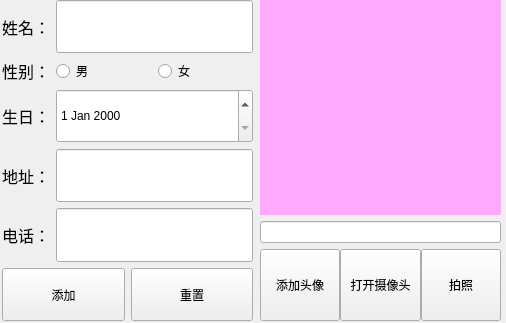
<?xml version="1.0" encoding="UTF-8"?>
<ui version="4.0">
 <class>registerWin</class>
 <widget class="QWidget" name="registerWin">
  <property name="geometry">
   <rect>
    <x>0</x>
    <y>0</y>
    <width>506</width>
    <height>323</height>
   </rect>
  </property>
  <property name="windowTitle">
   <string>Form</string>
  </property>
  <widget class="QWidget" name="layoutWidget">
   <property name="geometry">
    <rect>
     <x>260</x>
     <y>0</y>
     <width>241</width>
     <height>321</height>
    </rect>
   </property>
   <layout class="QVBoxLayout" name="verticalLayout_2" stretch="3,1,1">
    <item>
     <widget class="QLabel" name="labHeader">
      <property name="styleSheet">
       <string notr="true">background-color: rgb(255, 170, 255);</string>
      </property>
      <property name="text">
       <string/>
      </property>
     </widget>
    </item>
    <item>
     <widget class="QLineEdit" name="lineEditSavePath"/>
    </item>
    <item>
     <layout class="QHBoxLayout" name="horizontalLayout_7">
      <property name="spacing">
       <number>0</number>
      </property>
      <item>
       <widget class="QPushButton" name="btnAddHeader">
        <property name="sizePolicy">
         <sizepolicy hsizetype="Expanding" vsizetype="Expanding">
          <horstretch>0</horstretch>
          <verstretch>0</verstretch>
         </sizepolicy>
        </property>
        <property name="text">
         <string>添加头像</string>
        </property>
       </widget>
      </item>
      <item>
       <widget class="QPushButton" name="btnOpenCamera">
        <property name="sizePolicy">
         <sizepolicy hsizetype="Expanding" vsizetype="Expanding">
          <horstretch>0</horstretch>
          <verstretch>0</verstretch>
         </sizepolicy>
        </property>
        <property name="text">
         <string>打开摄像头</string>
        </property>
       </widget>
      </item>
      <item>
       <widget class="QPushButton" name="btnPhotograph">
        <property name="sizePolicy">
         <sizepolicy hsizetype="Expanding" vsizetype="Expanding">
          <horstretch>0</horstretch>
          <verstretch>0</verstretch>
         </sizepolicy>
        </property>
        <property name="text">
         <string>拍照</string>
        </property>
       </widget>
      </item>
     </layout>
    </item>
   </layout>
  </widget>
  <widget class="QWidget" name="layoutWidget">
   <property name="geometry">
    <rect>
     <x>2</x>
     <y>0</y>
     <width>251</width>
     <height>321</height>
    </rect>
   </property>
   <layout class="QVBoxLayout" name="verticalLayout">
    <item>
     <layout class="QHBoxLayout" name="horizontalLayout">
      <item>
       <widget class="QLabel" name="labName">
        <property name="font">
         <font>
          <family>楷体</family>
          <pointsize>12</pointsize>
         </font>
        </property>
        <property name="text">
         <string>姓名：</string>
        </property>
       </widget>
      </item>
      <item>
       <widget class="QLineEdit" name="lineEditName">
        <property name="sizePolicy">
         <sizepolicy hsizetype="Expanding" vsizetype="Expanding">
          <horstretch>0</horstretch>
          <verstretch>0</verstretch>
         </sizepolicy>
        </property>
        <property name="font">
         <font>
          <family>Adobe 宋体 Std L</family>
          <pointsize>14</pointsize>
         </font>
        </property>
       </widget>
      </item>
     </layout>
    </item>
    <item>
     <layout class="QHBoxLayout" name="horizontalLayout_2">
      <item>
       <widget class="QLabel" name="labSex">
        <property name="font">
         <font>
          <family>楷体</family>
          <pointsize>12</pointsize>
         </font>
        </property>
        <property name="text">
         <string>性别：</string>
        </property>
       </widget>
      </item>
      <item>
       <widget class="QRadioButton" name="rBtnFemale">
        <property name="sizePolicy">
         <sizepolicy hsizetype="Expanding" vsizetype="Fixed">
          <horstretch>0</horstretch>
          <verstretch>0</verstretch>
         </sizepolicy>
        </property>
        <property name="text">
         <string>男</string>
        </property>
       </widget>
      </item>
      <item>
       <widget class="QRadioButton" name="rBtnMale">
        <property name="sizePolicy">
         <sizepolicy hsizetype="Expanding" vsizetype="Fixed">
          <horstretch>0</horstretch>
          <verstretch>0</verstretch>
         </sizepolicy>
        </property>
        <property name="text">
         <string>女</string>
        </property>
       </widget>
      </item>
     </layout>
    </item>
    <item>
     <layout class="QHBoxLayout" name="horizontalLayout_4">
      <item>
       <widget class="QLabel" name="labBirth">
        <property name="font">
         <font>
          <family>楷体</family>
          <pointsize>12</pointsize>
         </font>
        </property>
        <property name="text">
         <string>生日：</string>
        </property>
       </widget>
      </item>
      <item>
       <widget class="QDateEdit" name="dateEditBirth">
        <property name="sizePolicy">
         <sizepolicy hsizetype="Expanding" vsizetype="Expanding">
          <horstretch>0</horstretch>
          <verstretch>0</verstretch>
         </sizepolicy>
        </property>
       </widget>
      </item>
     </layout>
    </item>
    <item>
     <layout class="QHBoxLayout" name="horizontalLayout_5">
      <item>
       <widget class="QLabel" name="labelAddr">
        <property name="font">
         <font>
          <family>楷体</family>
          <pointsize>12</pointsize>
         </font>
        </property>
        <property name="text">
         <string>地址：</string>
        </property>
       </widget>
      </item>
      <item>
       <widget class="QLineEdit" name="lineEditAddr">
        <property name="sizePolicy">
         <sizepolicy hsizetype="Expanding" vsizetype="Expanding">
          <horstretch>0</horstretch>
          <verstretch>0</verstretch>
         </sizepolicy>
        </property>
        <property name="font">
         <font>
          <family>Adobe 宋体 Std L</family>
          <pointsize>14</pointsize>
         </font>
        </property>
       </widget>
      </item>
     </layout>
    </item>
    <item>
     <layout class="QHBoxLayout" name="horizontalLayout_3">
      <item>
       <widget class="QLabel" name="labPhone">
        <property name="font">
         <font>
          <family>楷体</family>
          <pointsize>12</pointsize>
         </font>
        </property>
        <property name="text">
         <string>电话：</string>
        </property>
       </widget>
      </item>
      <item>
       <widget class="QLineEdit" name="lineEditPhone">
        <property name="sizePolicy">
         <sizepolicy hsizetype="Expanding" vsizetype="Expanding">
          <horstretch>0</horstretch>
          <verstretch>0</verstretch>
         </sizepolicy>
        </property>
        <property name="font">
         <font>
          <family>Adobe 宋体 Std L</family>
          <pointsize>14</pointsize>
         </font>
        </property>
       </widget>
      </item>
     </layout>
    </item>
    <item>
     <layout class="QHBoxLayout" name="horizontalLayout_6">
      <item>
       <widget class="QPushButton" name="btnAdd">
        <property name="sizePolicy">
         <sizepolicy hsizetype="Expanding" vsizetype="Expanding">
          <horstretch>0</horstretch>
          <verstretch>0</verstretch>
         </sizepolicy>
        </property>
        <property name="text">
         <string>添加</string>
        </property>
       </widget>
      </item>
      <item>
       <widget class="QPushButton" name="btnReset">
        <property name="sizePolicy">
         <sizepolicy hsizetype="Expanding" vsizetype="Expanding">
          <horstretch>0</horstretch>
          <verstretch>0</verstretch>
         </sizepolicy>
        </property>
        <property name="text">
         <string>重置</string>
        </property>
       </widget>
      </item>
     </layout>
    </item>
   </layout>
  </widget>
 </widget>
 <resources/>
 <connections/>
</ui>
